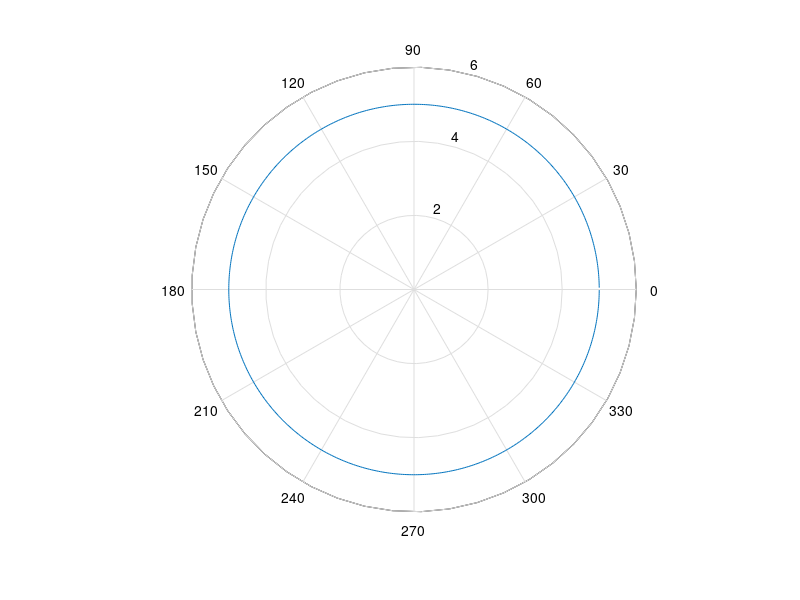

Write the MATLAB code that produced this figure.
clear
close all
clc

r = -360:360;
s = sind(r);

%plot(r, s)

x = -5:0.1:5;
y = sqrt(25 - x .^ 2)

%plot(x,y);

fi = 0:0.01:2*pi;

ro = fi ./ fi * 5;
polar(fi,ro)
